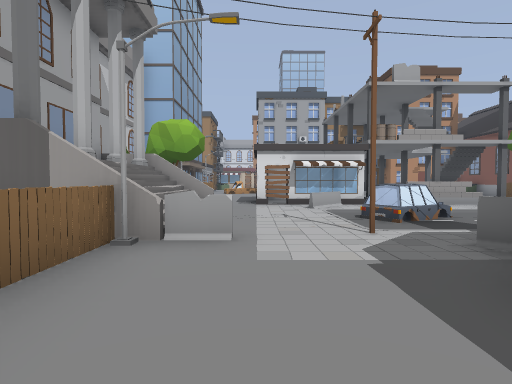
[1] (above)

24 first-person views from a walk through a scene from a Unity 3-D project. The camera is 1.3 m above the floor, tilts 2° down and sees 80° across. The floor is counted in squares, 2 m on a side. Each view is taken from the middle of a square. On the plan, view 1 faces up. The plan holds only what a view shows up to about 10 squares ahead; the rest is blank. The place goes on beyond the plan.

[2]
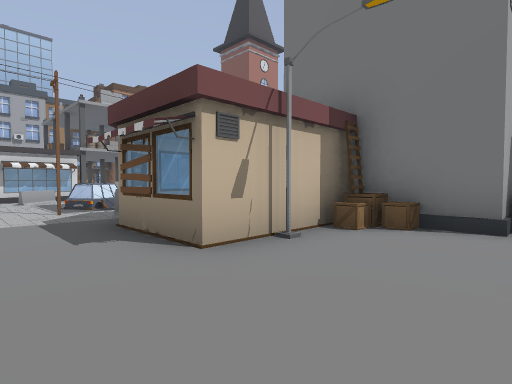

[3]
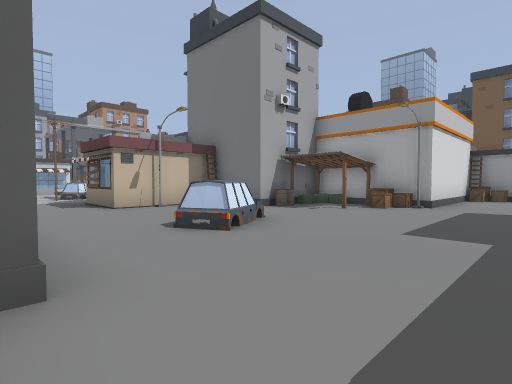

[4]
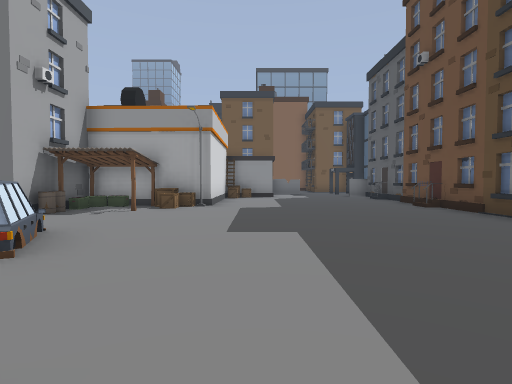

[5]
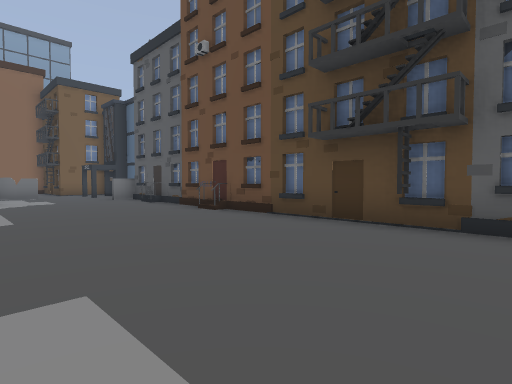

[6]
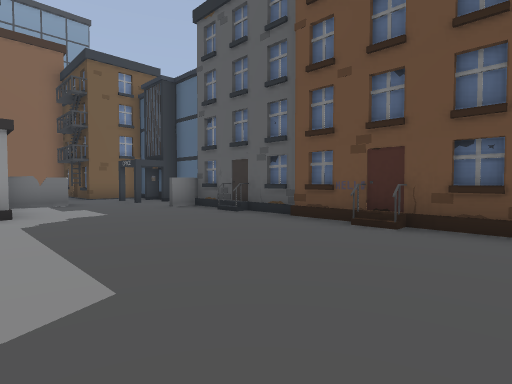

[7]
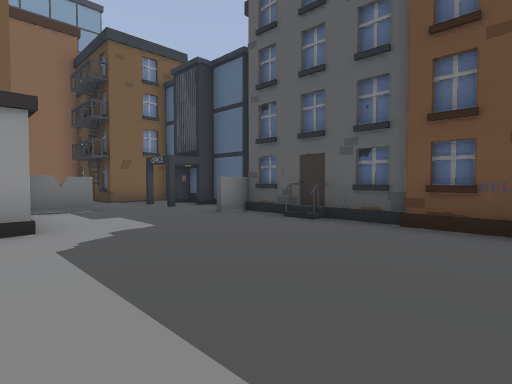

[8]
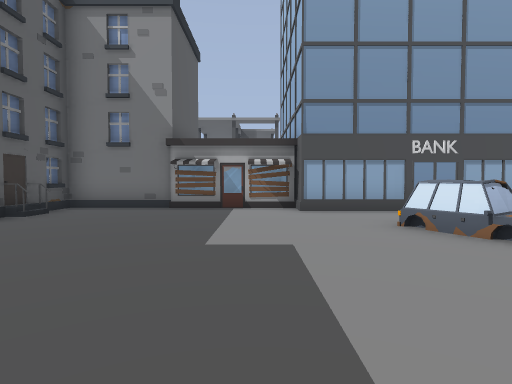

[9]
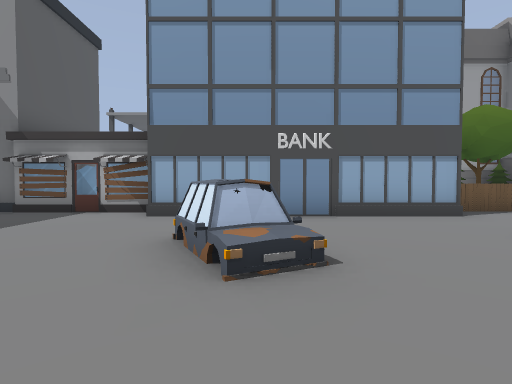

[10]
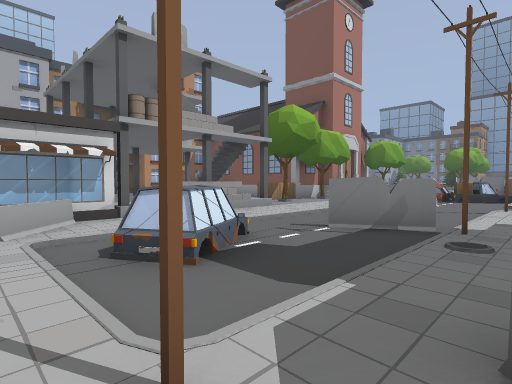

[11]
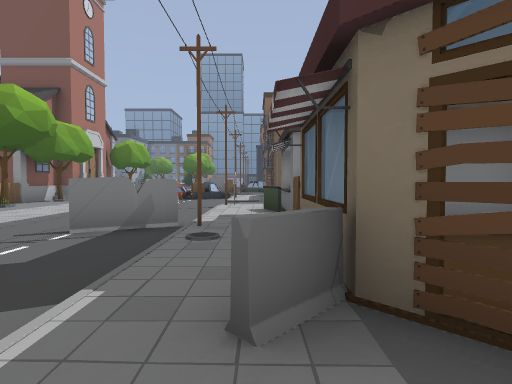

[12]
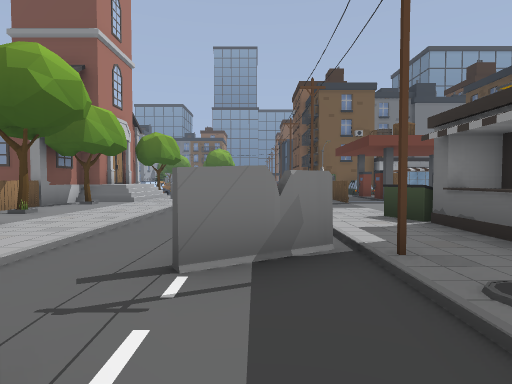

[13]
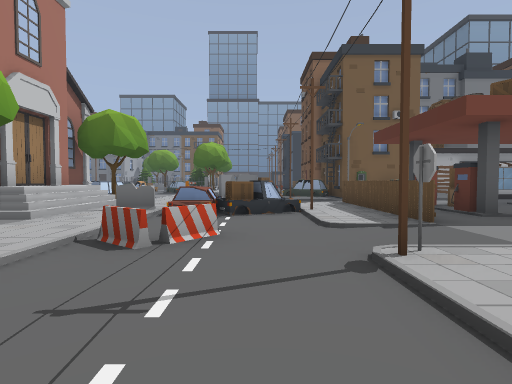

[14]
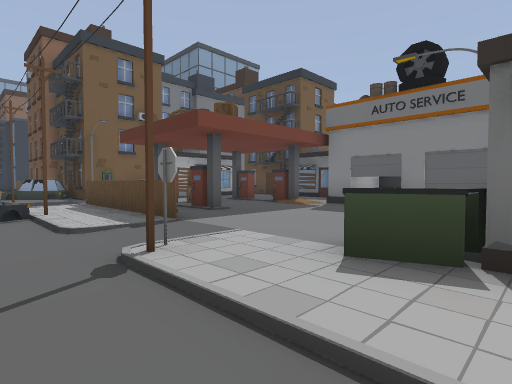

[15]
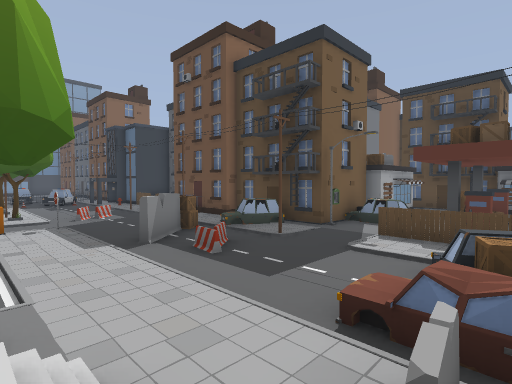

[16]
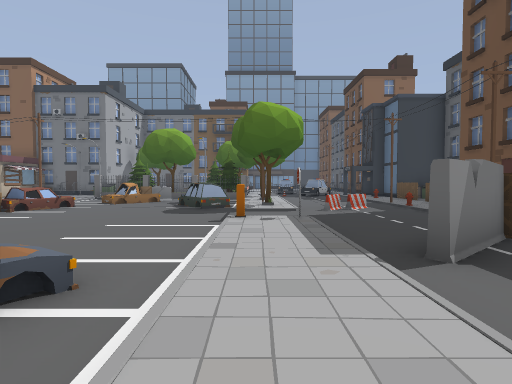

[17]
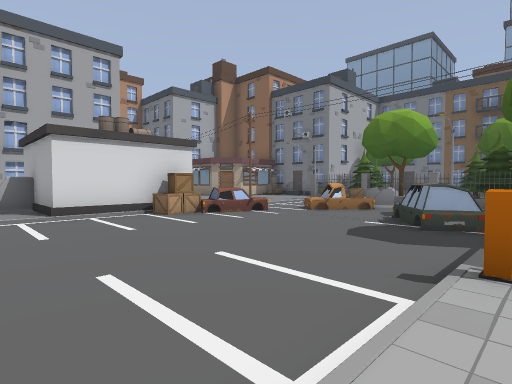

[18]
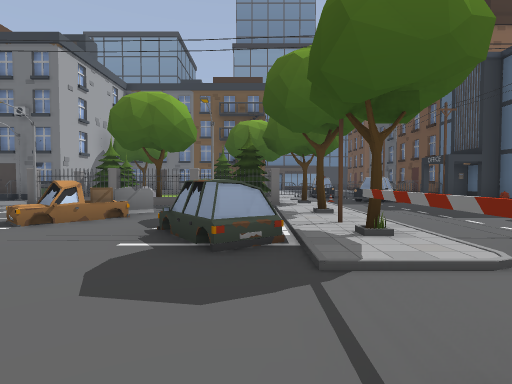

[19]
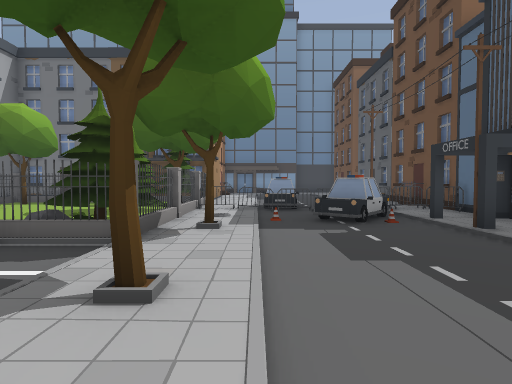

[20]
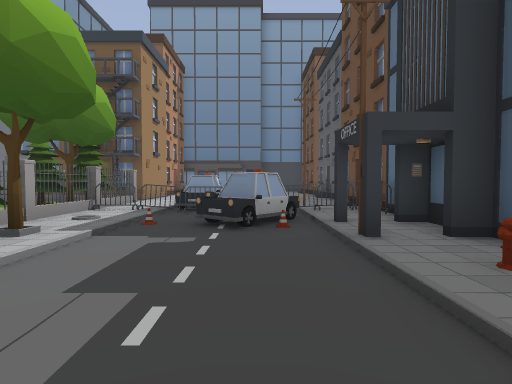

[21]
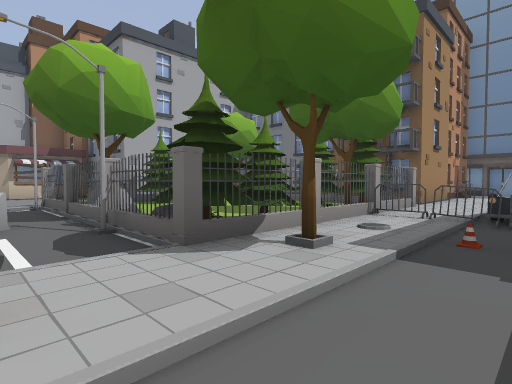

[22]
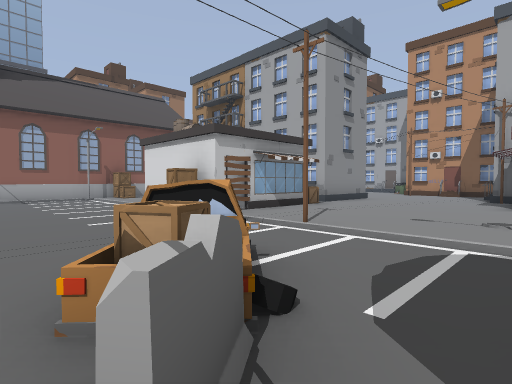

[23]
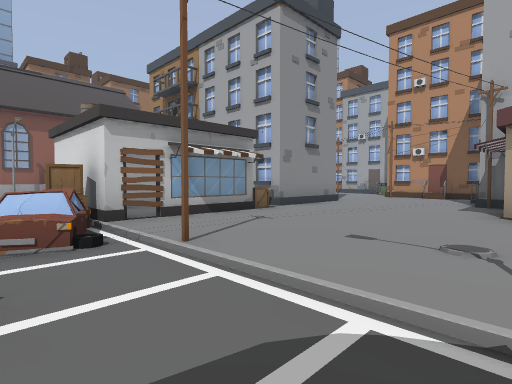

[24]
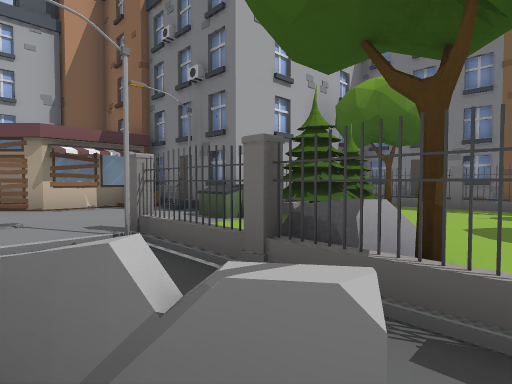

### Floor plan
Key: @ floor where view 1 was taken; # wall or solid block; x gap in a wall; . floor; / step, stairs or slope; = window, fence, low wall or low ledge; v drop or lower ground; H house; T tree; C car; F fence; B box; A barrel; S sign; I bin; R rock; Y hydrant; E barrier; O other object.
Columns run from 4 left of view 1 to 37 right of it. Each row starts with its distance up from view 1.
 25                               H
 24                              ..
 23                             ...H
 22                            ....#
 21                            #...=HHH
 20                            #....  HH
 19                        HH ##....H H
 18                             ...... H    H
 17                          #HH.......#    H
 16                         ##.H......###
 15                     # ...#HH.#...FIF#O###
 14                     #.....BBC...#F.TT.TF#
 13                     #.......C....R.....F#
 12                     #.........CB.F.....F#
 11       ##       #    #  ...............TF#
 10        #     OF####  CC....../...R..OTTF##
  9 #  .#HHH ==#.TOT////T.......CC.O.FTTTTTHH#
  8 ## /..=. ....O.O/#//......OOT/.T.T.FEFFF.
  7 ##/ ..../////////////////.O.O////O//ECC..
  6 ##/ ..CC/.....=..C/..=.#=...=....../ECC
  5 ##//......#......CC...=.B...=.....CCO
  4 ##  .#////#//#S./x//.#///  /O#///##.O..
  3 TvF=..=.........FFFFF..C.     O Y##.EHH.
  2 #TF...HHHFHHI.....  .#H##  #H O  ######HH
  1  OF...H  #HH ....## .O##
  0     @.HHH#    ....O CH#
 -1    #...#B#    ..... .H#
 -2    #.....##H/ O./#  .H
 -3    #.....A.B####.   .H
 -4    #..C...#.####
 -5    #..C...BB###
 -6 #HH#...........BH
 -7 H  ............B#
 -8 H  ................#
 -9 HH#................#
-10   #..................H
-11   #...............##.##
-12   #######H##HH###.##.#
-13                 ###

Positions as (right, up) in squares from view 1, and headings:
1: (0, 0), facing up
2: (0, -3), facing up-right
3: (-1, -8), facing up-right
4: (-1, -7), facing right
5: (1, -7), facing down-right
6: (5, -7), facing down-right
7: (7, -7), facing down-right
8: (6, -7), facing left
9: (5, -4), facing left
10: (1, 3), facing up-right
11: (1, 3), facing right
12: (3, 5), facing right
13: (7, 5), facing right
14: (7, 5), facing down-right
15: (13, 9), facing down-right
16: (16, 8), facing right
17: (19, 8), facing up-right
18: (21, 9), facing right
19: (25, 7), facing right
20: (26, 5), facing right
21: (27, 6), facing up-right
22: (28, 11), facing up-left
23: (28, 13), facing up-left
24: (27, 11), facing up-right
